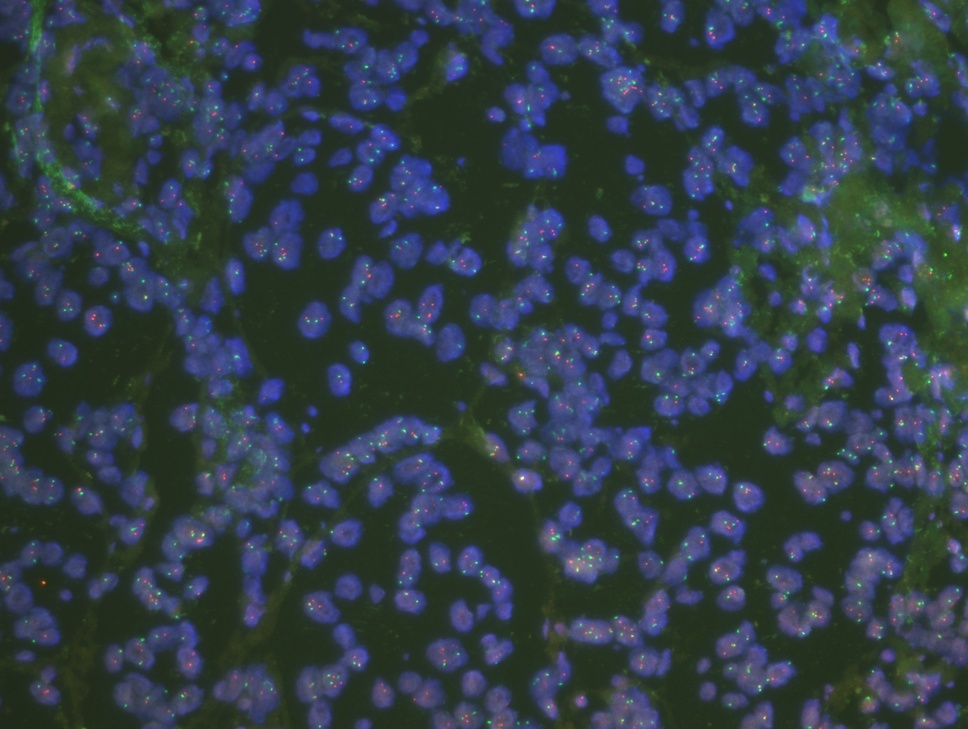
#> input picture src/libs/algorithms/FISH_deployment/check_sanity/2022-8-2_202227312-1_01.jpg, 968 x 729 px, shrunk from 1360 x 1024 before the run
$ python -i seg_tissue_area.py   (imports and definitions only)
#> lines starting #> are read from the running program, lines starting #| are printed output that depends on the picture; after the words box and inside, x2 and y2 are one past the last pixel; in counts of white or black regions, pixels touching at a corner belong together
#!/usr/bin/env python
# -*- coding: utf-8 -*-
# @Time    : 2022/1/12 22:53
# @Author  : Can Cui
# @File    : seg_tissue_area.py
# @Software: PyCharm
# @Comment:
import os.path

import cv2
import numpy as np

def sort_edge(image):
    # gray = cv2.cvtColor(image, cv2.COLOR_BGR2GRAY)
    ret, binary = cv2.threshold(image, 130, 255, cv2.THRESH_BINARY)
    contours = cv2.findContours(binary, cv2.RETR_TREE, cv2.CHAIN_APPROX_SIMPLE)
    return contours[0]

def minPooling(img, K_size):
    H, W = img.shape
    # K_size = 3
    ## 255 padding
    pad = K_size // 2
    out = np.zeros((H + pad * 2, W + pad * 2), dtype=np.uint8)
    out[:,:] = 255 # 白底
    out[pad:pad + H, pad:pad + W] = img.copy()
    tmp = out.copy()
    for y in range(H):
        for x in range(W):
                out[pad + y, pad + x] = np.min(tmp[y:y + K_size, x:x + K_size])
    out = out[pad:pad + H, pad:pad + W].astype(np.uint8)
    return out

def auto_threshold(image):
    # cv2.imwrite("1_image.jpg", image)
    img = cv2.cvtColor(image, cv2.COLOR_RGB2GRAY)
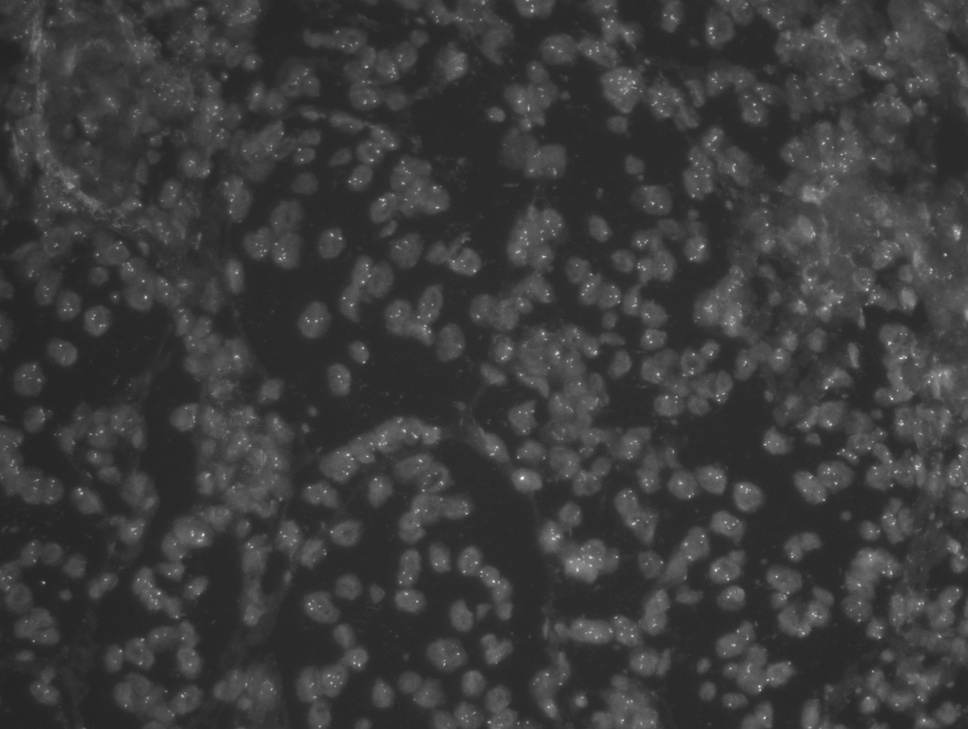
#> img: shape (729, 968); min 35, max 251, mean 59.9
    img = cv2.medianBlur(img, 5)
    # img = minPooling(img, 11) # 速度慢
    th2 = 255 - img
    kernel = np.ones((10, 10), np.uint8)  # 设置小
    kernel_1 = np.ones((30, 30), np.uint8)
    kernel_2 = np.ones((40, 40), np.uint8)
    th2 = cv2.erode(th2, kernel)
    th2 = cv2.dilate(th2, kernel_1)  # 做一个连tong
    th2 = cv2.erode(th2, kernel_1)
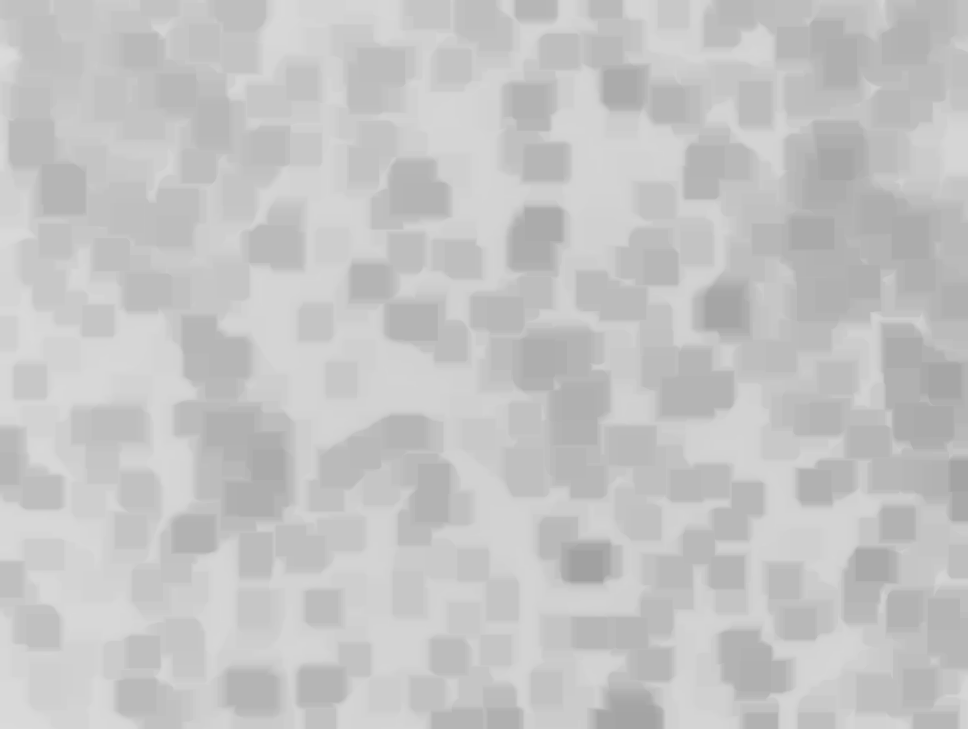
#> th2: shape (729, 968); min 161, max 219, mean 196.1
    th2 = cv2.dilate(th2, kernel_2)
    th2 = (th2.astype(np.float32)-th2.min())/(th2.max()-th2.min())*255
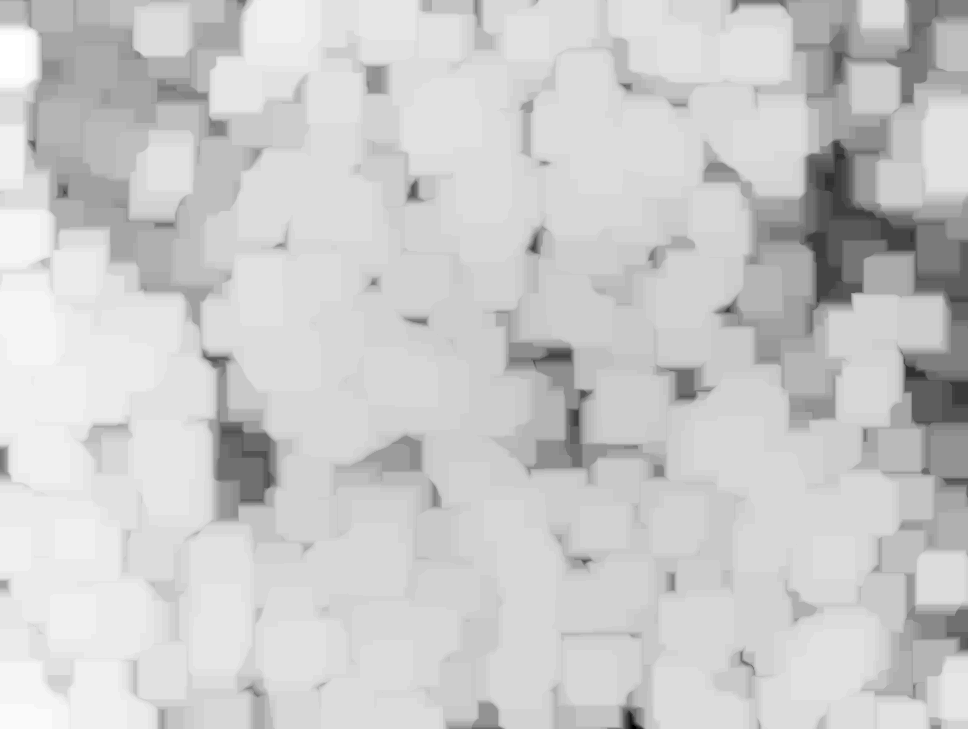
#> th2: shape (729, 968) float32; min 0, max 255, mean 203.4
    th2 = th2.astype(np.uint8)
    ret, binary = cv2.threshold(th2, 130, 255, cv2.THRESH_BINARY)
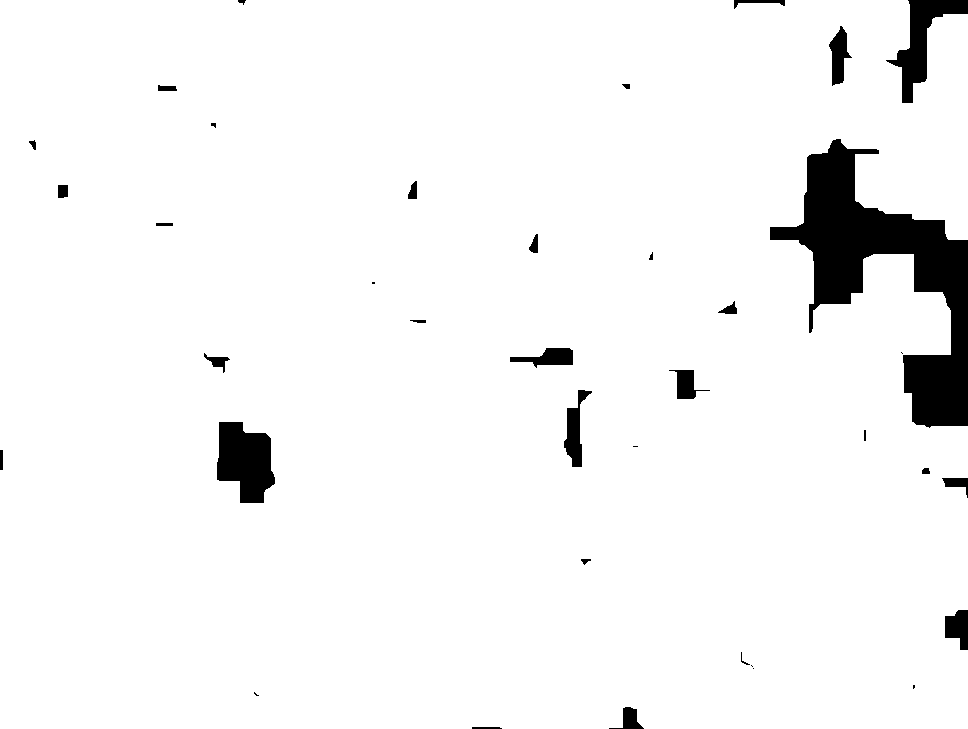
#> binary: shape (729, 968); 95.6% white; 37 black regions (8 under 20 px), largest, box (x1, y1, x2, y2) and area: (770, 139, 968, 428) 19688, (217, 422, 275, 503) 3418, (886, 0, 968, 103) 2689
    th2 = cv2.dilate(binary, kernel_2)
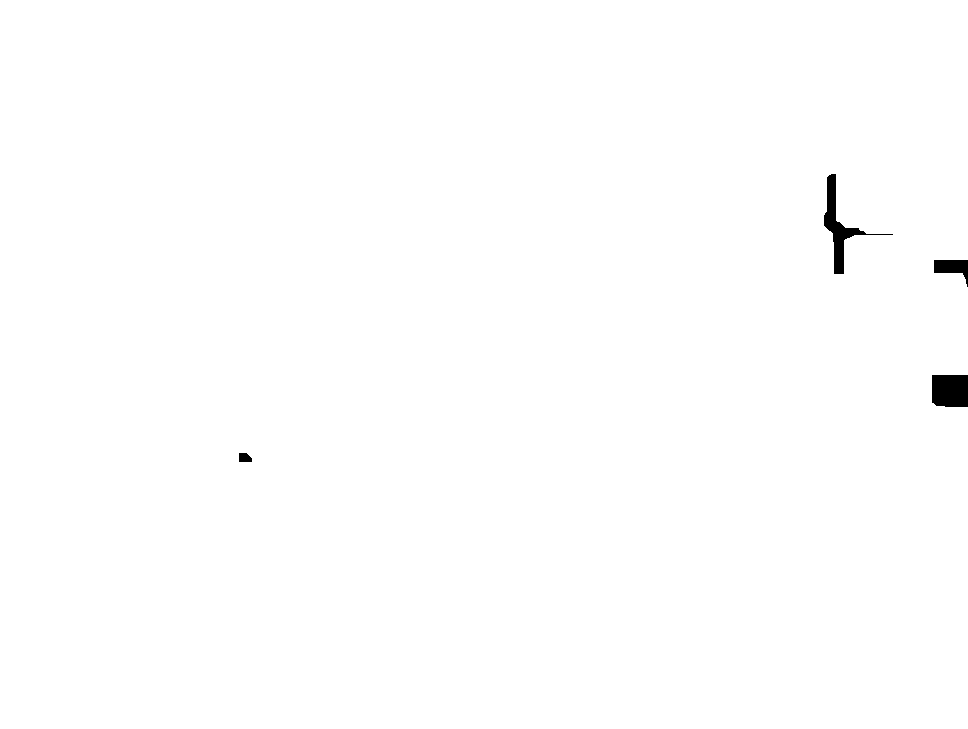
#> th2: shape (729, 968); 99.6% white; 4 black regions
    contours = cv2.findContours(binary, cv2.RETR_TREE, cv2.CHAIN_APPROX_SIMPLE)
#> contours = 31 contours, 9 with area under 20; largest, box (x1, y1, x2, y2) and area: (0, 0, 968, 729) 679455, (216, 421, 276, 504) 3544, (563, 389, 593, 468) 1006, (828, 25, 853, 87) 802, (509, 347, 574, 369) 774
    contours = sort_edge(th2)
#> in sort_edge, `contours = cv2.findContours(binary, cv2.RETR_TREE, cv2.CHAIN_APPROX_SI..`: contours = 3 contours; box (x1, y1, x2, y2) and area: (0, 0, 968, 729) 702304, (823, 173, 894, 275) 1389, (238, 452, 253, 463) 120
    area_list = []
    for roi_list in contours:
        area = cv2.contourArea(roi_list)
        area_list.append(area)
#> this loop made 3 passes
#> area on passes 1 to 3: 702303.5, 120.5, 1389
#> after the loop, area_list = [702303.5, 120.5, 1389]
    area_list = np.array(area_list, dtype=int)
#> area_list = [702303, 120, 1389]
    # 筛出大区域
    new_contours = []
    for i in range(area_list.size):
        if area_list[i] / np.max(area_list) >=0.02:
            new_contours.append(contours[i])
#> after the loop, new_contours = 1 contour; box (x1, y1, x2, y2) and area: (0, 0, 968, 729) 702304
    # 作个连通
    mask = np.zeros_like(img)
    mask = cv2.drawContours(mask, new_contours, -1, (255, 0, 0), -1)
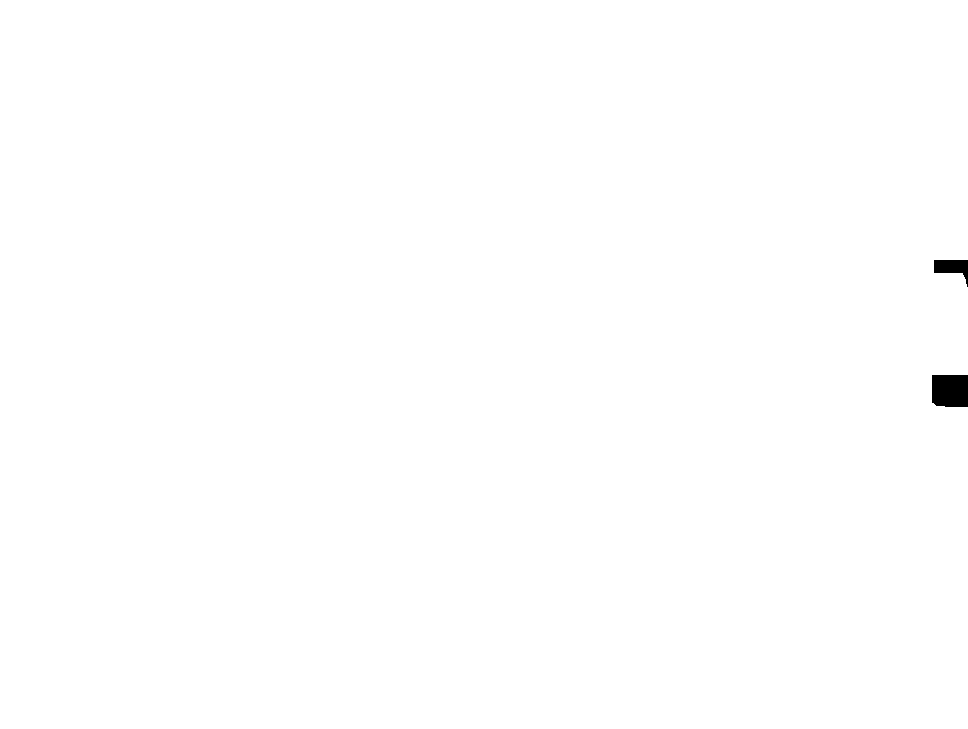
#> mask: shape (729, 968); 99.8% white; 2 black regions, box (x1, y1, x2, y2) and area: (932, 375, 968, 407) 1130, (934, 260, 968, 287) 479
    mask = cv2.dilate(mask, kernel_2)
#> mask: shape (729, 968); every value is 255
    area_max = np.max(area_list)
#> area_max = 702303
    kernel_size = 30
    iterations = int(area_max**0.5/10/kernel_size)
#> iterations = 2
    kernel_3 = cv2.getStructuringElement(cv2.MORPH_RECT, (kernel_size, kernel_size))
    mask = cv2.morphologyEx(mask, cv2.MORPH_CLOSE, kernel_3, iterations=iterations)
    new_contours = cv2.findContours(mask, cv2.RETR_EXTERNAL, cv2.CHAIN_APPROX_SIMPLE)[0]
#> new_contours = [[[0, 0], [0, 728], [967, 728], [967, 0]]]
    mask = np.zeros_like(img)
    mask = cv2.drawContours(mask, new_contours, -1, (255, 0, 0), -1)
    mask = cv2.erode(mask, kernel_2)
    mask = cv2.erode(mask, kernel_2)
    mask = cv2.erode(mask, kernel_2)
    # cv2.imwrite("7_erode.jpg", mask)
    new_contours = cv2.findContours(mask, cv2.RETR_EXTERNAL, cv2.CHAIN_APPROX_SIMPLE)[0]
    new_contours = [contour for contour in new_contours if contour.shape[0] > 2]
    # cv2.imwrite("8_erode.jpg", mask)
    return new_contours

def gamma(img, c, v):
    lut = np.zeros(256, dtype=np.float32)
    for i in range(256):
        lut[i] = c * i ** v
    output_img = cv2.LUT(img, lut)
    output_img = np.uint8(output_img + 0.5)  # 这句一定要加上
    return output_img

def find_tissue_countours(slide):
    try:
        scale=16
        img = slide.read((0,0), (slide.width, slide.height), scale)
        img_gray = cv2.cvtColor(img, cv2.COLOR_RGB2GRAY)
        img[np.where(img_gray == 0)] = 255
        out = gamma(img, 0.00000005, 4.0)
        new_contours = auto_threshold(out)
        new_contours = [cnt*scale for cnt in new_contours]
    except Exception as e:
        print(e)
        new_contours = []
    return new_contours

>>> import cv2
>>> picture = cv2.cvtColor(cv2.imread('../../../../../../libs/algorithms/FISH_deployment/check_sanity/2022-8-2_202227312-1_01.jpg'), cv2.COLOR_BGR2RGB)
>>> result = auto_threshold(picture)
#> result = [[[0, 0], [0, 728], [967, 728], [967, 0]]]
